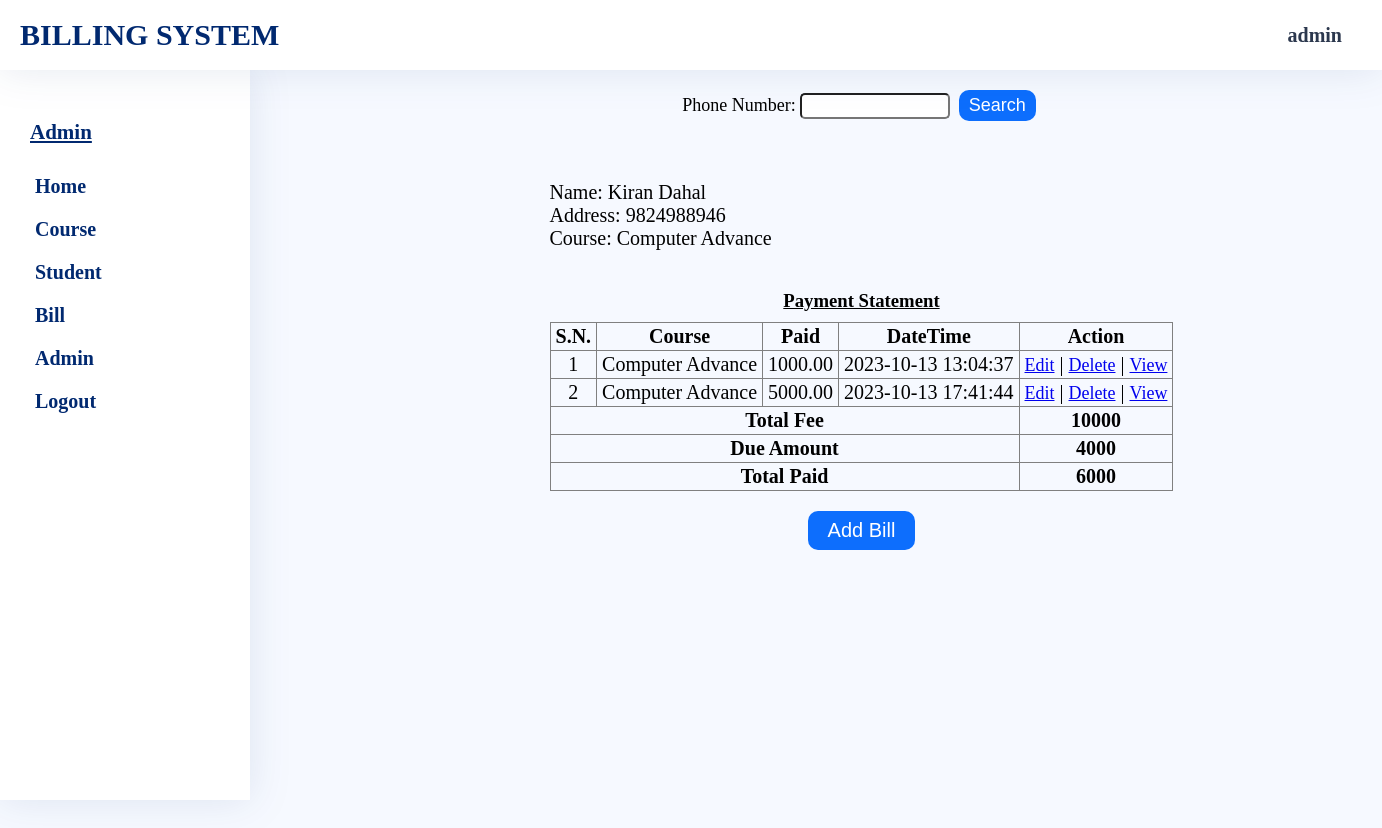
/admin/student-bill.php?phone=9824988946 (signed in), run on the app's committed database.
### tables this page shows
CREATE TABLE `StudentInfo` (
  `phone` varchar(15) NOT NULL,
  `name` varchar(50) NOT NULL,
  `address` varchar(50) NOT NULL,
  `email` varchar(100) DEFAULT NULL,
  `gender` varchar(10) NOT NULL,
  `parentname` varchar(50) NOT NULL,
  `cid` varchar(15) NOT NULL
);

CREATE TABLE `CourseInfo` (
  `cid` varchar(15) NOT NULL,
  `cname` varchar(200) NOT NULL,
  `price` decimal(10,2) NOT NULL
);

CREATE TABLE `BillInfo` (
  `phone` varchar(15) NOT NULL,
  `cid` varchar(15) NOT NULL,
  `amount` decimal(10,2) NOT NULL,
  `tdate` datetime NOT NULL
);

### admin/student-bill.php (the view, shortened to what this page needs)
<?php
    include "head.php";
?>
    <link rel="stylesheet" href="../assets/css/admin/common-style.css">
    <link rel="stylesheet" href="../assets/css/admin/student-bill.css">
<?php
    include_once "sidebar.php";
?>
        <section class="main-container">
            <div class="search-option">
                <form method="POST">
                    <label for="phone">Phone Number:</label>
                    <input type="text" name="phone" id="phone" pattern="[0-9]{10}" required />
                    <button type="submit" name='search'>Search</button>
                </form>
            </div>
               <?php
                   if($_SERVER['REQUEST_METHOD']=='POST' || $_SERVER['REQUEST_METHOD']=='GET'){
                        $phone=null;
                        if($_SERVER["REQUEST_METHOD"]=="GET"){
                            if(isset($_GET["phone"])){
                                $phone=$_GET["phone"];
                            }
                        }
                        $read="SELECT * FROM StudentInfo,CourseInfo WHERE StudentInfo.cid=CourseInfo.cid AND  phone='$phone'";
                            if($result=$con->query($read)){
                                if($result->num_rows>0){
                                    while($row=$result->fetch_assoc()){
                                        $courseprice=(int)$row['price'];
                                        echo ' <div class="userinfo-container">
                                        <div class="userinfo-wrapper">
                                            <div class="userinfo">
                                            <p> Name: '.$row['name'].'</p>
                                            <p> Address: '.$row['phone'].'</p>
                                            <p> Course: '.$row['cname'].'</p>
                                            </div>
                                            <div class="billinfo">
                                            <h3>Payment Statement</h3>
                                            <table border="1">
                                                <tr>
                                                    <th>S.N.</th>
                                                    <th>Course</th>
                                                    <th>Paid</th>
                                                    <th>DateTime</th>
                                                    <th>Action</th>
                                                </tr>';
                                    }
                                    $readbill="SELECT * FROM BillInfo,CourseInfo WHERE BillInfo.cid=CourseInfo.cid AND  phone='$phone'";
                                    $totalpaid=0;
                                    if($result=$con->query($readbill)){
                                        if($result->num_rows>0){
                                            $num=0;
                                            while($row=$result->fetch_assoc()){
                                                $num++;
                                                $totalpaid+=(int)$row['amount'];
                                                $courseprice=(int)$row['price'];
                                                $date=$row['tdate'];
                                                echo "<tr><td>$num</td>
                                                <td>{$row['cname']}</td>
                                                <td>{$row['amount']}</td>
                                                <td>{$row['tdate']}</td>
                                                <td><a href='edit-bill.php?phone={$phone}&date={$date}'>Edit</a> | <a href='delete-bill.php?phone={$phone}&date={$date}'>Delete</a> | <a href='view-bill.php?phone={$phone}&date={$date}'>View</a></td>";
                                            }
                                        }
                                    }
                                        $dueamount=$courseprice-$totalpaid;
                                        echo "
                                        <tr>
                                        <td colspan='4'><strong>Total Fee</strong></td>
                                        <td><strong>{$courseprice}</strong></td>
                                        </tr>
                                        <tr>
                                        <td colspan='4'><strong>Due Amount</strong></td>
                                        <td><strong>{$dueamount}</strong></td>
                                        </tr>
                                        <tr>
                                        <td colspan='4'><strong>Total Paid</strong></td>
                                        <td><strong>{$totalpaid}</strong></td>
                                        </tr>
                                        ";
                                    echo "</table></div></div>";
                                    echo '<div class="btn">
                                    <button><a href="studentbillform.php?phone='.$phone.'">Add Bill</a></button>
                                    </div>';
                                }
                            }
                        }
                            ?>
        </section>
    </main>
</body>
</html>

### assets/css/admin/common-style.css (style rules this page uses)
* { margin: 0; padding: 0; box-sizing: border-box; }
body { background-color: #f6f9ff; }
.main-container { min-height: 100vh; margin: 70px 0 0 260px; padding: 20px; }

### assets/css/admin/student-bill.css (style rules this page uses)
.main-container { width: 100%; }
.search-option { display: flex; justify-content: center; align-items: center; width: 100%; }
.search-option form label { font-size: 18px; }
.search-option form input { font-size: 16px; padding: 2px 5px; width: 150px; border-radius: 5px; outline: none; }
.search-option form button { margin: 0 5px; background: #0d6efd; color:#fff; font-size: 18px; font-weight: 400; padding: 5px 10px; border-radius: 10px; cursor: pointer; border: none; }
.userinfo-container { display: flex; justify-content: center; align-items: center; flex-direction: column; gap: 50; width: 100%; padding: 50px; text-align: left; }
.userinfo-wrapper { text-align: center; }
.userinfo { margin: 10px 0; }
.userinfo p { font-size: 20px; text-align: left; }
.billinfo { width: 100%; padding: 20px 0; }
.billinfo h3 { margin: 10px 0; text-decoration: underline; }
.billinfo table { border-collapse: collapse; }
.billinfo table tr td,th { padding: 2px 5px; font-size: 20px; }
.billinfo table tr td a { font-size: 18px; }
.btn button { margin: 0 5px; background: #0d6efd; font-size: 20px; font-weight: 400; padding: 8px 20px; border-radius: 10px; cursor: pointer; border: none; }
.btn button a { text-decoration: none; color:#fff; }

### data on the page
studentinfo: name "Kiran Dahal", phone "9824988946", cid.cname "Computer Advance"
billinfo: cid.cname "Computer Advance", amount "1000.00", tdate "2023-10-13 13:04:37"
billinfo: cid.cname "Computer Advance", amount "5000.00", tdate "2023-10-13 17:41:44"
courseinfo: price "10000", price "4000"

### other printed values
$_SESSION['adminname'] "admin"
$totalpaid "6000"
